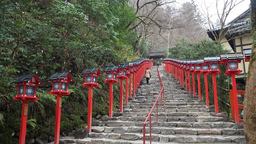
#> input picture dataset_encoded/prog_par2022 (100).bmp, 256 x 144 px, shrunk from 604 x 340 before the run; its folder holds only this picture in this run
$ python script_parallel_steganography_decode.py
#> lines starting #> are read from the running program, lines starting #| are printed output that depends on the picture
import multiprocessing
import threading
import cv2 as cv
import numpy as np
import random
from os import listdir, path
import os
import glob
import time
from joblib import Parallel, delayed

def decodifica(file):
#> called with file = 'prog_par2022 (100).bmp'
    img = cv.imread(f'dataset_encoded/{file}')
#> img is the input picture: shape (144, 256, 3); mean B, G, R 86.8, 96.7, 106.2
    new_img = img[:]
    w = img.shape[0]
#> w = 144
    h = img.shape[1]
#> h = 256
    img1 = np.zeros((w, h, 3), np.uint8)
    img2 = np.zeros((w, h, 3), np.uint8)
    for i in range(w):
        for j in range(h):
            for k in range(3):
                v1 = format(new_img[i][j][k], '08b')
                v2 = v1[:3] + chr(random.randint(0, 1) + 48) * 3
                v3 = v1[5:] + chr(random.randint(0, 1) + 48) * 5
                img1[i][j][k] = int(v2, 2)
                img2[i][j][k] = int(v3, 2)
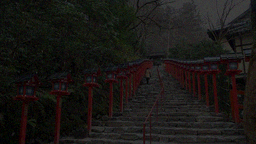
#> img1: shape (144, 256, 3); mean B, G, R 21.2, 23.8, 26.1
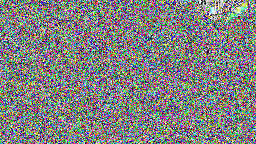
#> img2: shape (144, 256, 3); mean B, G, R 128.3, 128.4, 128.3
    cv.imwrite(f"dataset_decoded/{file}", img2)

def limpaDiretorio():
    bmp_files = glob.glob('dataset_decoded/*.bmp')
    for bmp_file in bmp_files:
        try:
            os.remove(bmp_file)
        except OSError as e:
            print(f"Error:{ e.strerror}")

if __name__ == "__main__":
    path = path.dirname(path.realpath(__file__)) + "/dataset_encoded"
    files = [f for f in listdir(path)]
    n = 1
    media = 0
    n_jobs_ = 1
    limpaDiretorio()
    while(n_jobs_ <= 12):
        while(n <= 3):
            tempo_inicial = time.time()
            Parallel(n_jobs = n_jobs_, backend=multiprocessing, batch_size=8)(delayed(decodifica)(file) for file in files)
            limpaDiretorio()
            tempo_exec = time.time() - tempo_inicial
            print(f"[DECODIFICAÇÃO PARALELA] [Tempo de Execução: {round(tempo_exec)} s ]","[Exec Nr: ", n, "] [n_jobs: ", n_jobs_,"]")
            media += tempo_exec
            n += 1
        media = int(media/3)
        print("[MEDIA DOS TEMPOS] [Tempo Médio: ", media, "s] com [n_jobs: ", n_jobs_, "]\n\n")
        n_jobs_ += 1
        n = 1
        media = 0
